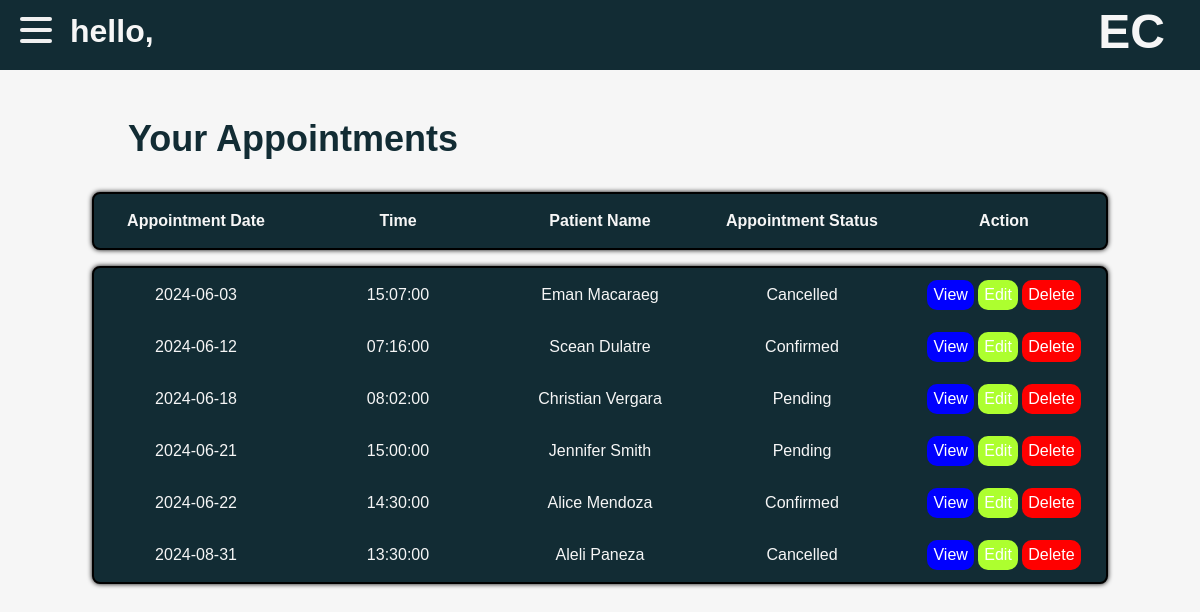
Page /doctor.php on the earlier database version.
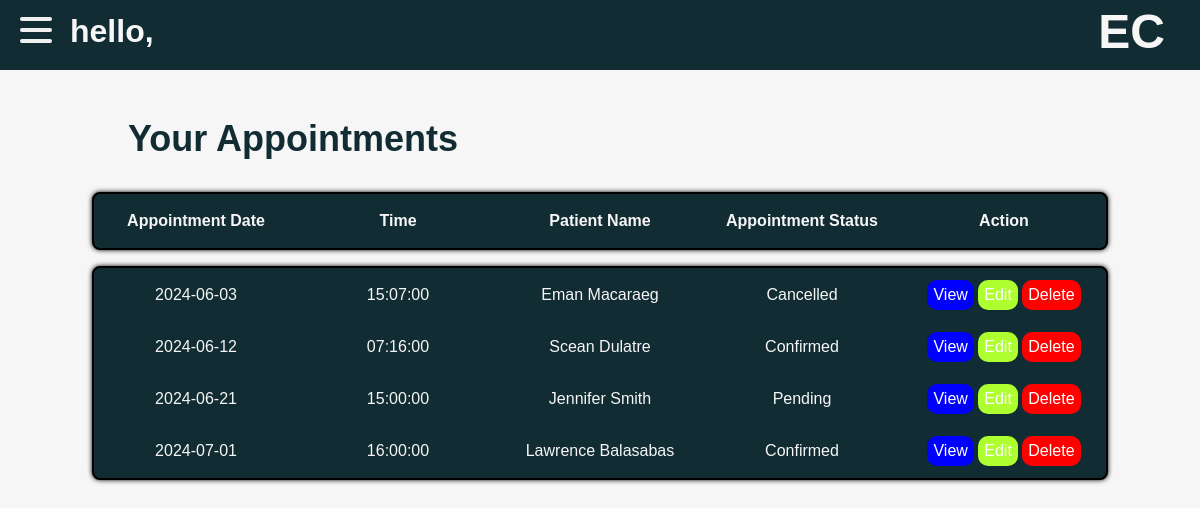
Same page on the later database version.
### tables this page shows
CREATE TABLE `patients` (
  `patient_id` int(11) NOT NULL,
  `appointment_date` date NOT NULL,
  `time` time NOT NULL,
  `first_name` varchar(64) NOT NULL,
  `last_name` varchar(64) NOT NULL,
  `gender` enum('Male','Female','Prefer not to say') NOT NULL,
  `birthdate` date NOT NULL DEFAULT current_timestamp(),
  `contact_num` varchar(20) NOT NULL,
  `address` varchar(255) NOT NULL,
  `purpose` varchar(255) NOT NULL,
  `appointment_status` enum('Confirmed','Pending','Cancelled') NOT NULL DEFAULT 'Pending',
  `id` int(11) NOT NULL
);

### doctor.php (the view, shortened to what this page needs)
<?php
  $hostname = 'localhost';
  $username = 'root';
  $password = '';
  $dbname = 'ecare';
  $konek = mysqli_connect($hostname, $username, $password, $dbname);
    $result = $konek->query("SELECT * from `patients` ORDER BY patients.appointment_date, patients.time");
?>
<!DOCTYPE html>
<html lang="en">
<head>
</head>
<body>
    <div class="parent-container">
        <div class="navbar">
            <div class="container nav-container">
                <div class="hamburger-lines">
                <span class="line line1"></span>
                <span class="line line2"></span>
                <span class="line line3"></span>
                </div>
            <div class="studentName">
                <h1>hello, <?php echo $rowname['first_name'] . " " . $rowname['last_name'];?></h1>
            </div>
            <div class="title">
                <h1>EC</h1>
            </div>
            </div>
        </div>
        <div class="schedheader">
                <h1 style="color: #122C34;">Your Appointments</h1>
            </div>
        <section class="schedulearea">
            <div class="tableheader">
                <table>
                    <th>Appointment Date</th>
                    <th>Time</th>
                    <th>Patient Name</th>
                    <th>Appointment Status</th>
                    <th>Action</th>
                </table>
            </div>
            <div class="schedtable">
                <table>
                <tbody>
                <?php
                            while ($row = $result->fetch_assoc()) {
                                echo "<tr>";
                                echo "<td>" . $row['appointment_date'] . "</td>";
                                echo "<td>" . $row['time'] . "</td>";
                                echo "<td>" . $row['first_name'] ." " . $row['last_name'] . "</td>";
                                echo "<td>" . $row['appointment_status'] . "</td>";
                                echo "<td>
                                    <a href='view.php?id=" . $row['patient_id'] . "&user=" . $username . "' class='view'>View</a></option>
                                    <a href='edit.php?id=" . $row['patient_id'] . "&user=" . $username . "' class='edit'>Edit</a></option>
                                    <a href='doctor.php?delete=" . $row['patient_id'] . "&user=" . $username . "' class='delete'>Delete</a>
                                   </td>";
                                echo "</tr>";
                            }
                        ?>
                </tbody>
                </table>
            </div>
        </section>
    </div>
</body>
</html>

### doctor.php (style rules this page uses)
* { padding: 0; margin: 0; }
body { background-color: #f6f6f6; font-family: Helvetica; color: #122C34; }
.navbar { padding-bottom:2rem; }
.nav-container { display: flex; justify-content: space-between; align-items: center; height: 62px; }
.nav-container { display: block; position: relative; height: 70px; background-color: #122C34; }
.nav-container .hamburger-lines { display: block; height: 26px; width: 32px; position: absolute; top: 17px; left: 20px; z-index: 2; display: flex; flex-direction: column; justify-content: space-between; }
.nav-container .hamburger-lines .line { display: block; height: 4px; width: 100%; border-radius: 10px; background: #f0f0f0;; }
.nav-container .hamburger-lines .line1 { transform-origin: 0% 0%; transition: transform 0.4s ease-in-out; }
.nav-container .hamburger-lines .line2 { transition: transform 0.2s ease-in-out; }
.nav-container .hamburger-lines .line3 { transform-origin: 0% 100%; transition: transform 0.4s ease-in-out; }
.title { position: absolute; top: 4px; right: 35px; font-size: 1.5rem; color: #f6f6f6; }
.studentName { position: absolute; top: 13px; left: 70px; font-size: 1rem; color: #f6f6f6; }
.parent-container { display:flex; flex-direction:column; gap:0; }
.schedulearea { display:flex; flex-direction: column; align-items:center; gap:1rem; padding-top: 1rem; padding-bottom: 2rem; }
.schedulearea table { background-color:#122C34; color: #f6f6f6; border-radius: 8px; border: 2px solid black; box-shadow: 0 0 5px black; }
.schedulearea table th { width: 200px; height: 50px; }
.schedulearea table td { width: 200px; height: 50px; text-align: center; }
.schedheader h1 { font-size: 36px; text-align: left; margin: 1rem; margin-left: 8rem; }
.delete { display: inline-block; color: black; padding: 6px; text-decoration:none; text-align: center; background-color: red; border-radius: 10px; border:none; color: white; }
.edit { display: inline-block; color: black; padding: 6px; text-decoration:none; text-align: center; background-color: greenyellow; border-radius: 10px; border:none; color: white; }
.view { display: inline-block; color: black; padding: 6px; text-decoration:none; text-align: center; background-color: blue; border-radius: 10px; border:none; color: white; }

Differences in the rows shown:
removed patients: appointment_date "2024-06-18", time "08:02:00", first_name "Christian", last_name "Vergara", appointment_status "Pending"
removed patients: appointment_date "2024-06-22", time "14:30:00", first_name "Alice", last_name "Mendoza", appointment_status "Confirmed"
removed patients: appointment_date "2024-08-31", time "13:30:00", first_name "Aleli", last_name "Paneza", appointment_status "Cancelled"
added patients: appointment_date "2024-07-01", time "16:00:00", first_name "Lawrence", last_name "Balasabas", appointment_status "Confirmed"
